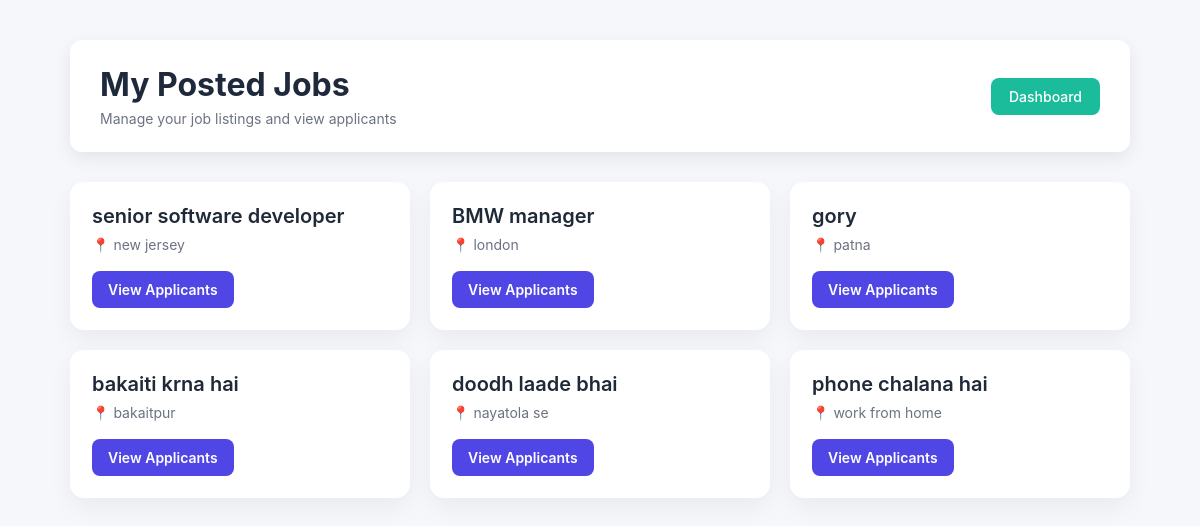
The page /jobs/company/jobs/ (signed in) on the database its author committed.
### jobs/models.py (models this page shows, shortened)
class Job(models.Model):
    JOB_TYPE_CHOICES = [
        ('FULL_TIME', 'Full Time'),
        ('PART_TIME', 'Part Time'),
        ('INTERNSHIP', 'Internship'),
        ('CONTRACT', 'Contract'),
    ]
    REMOTE_TYPE_CHOICES = [
        ('ONSITE', 'On-site'),
        ('REMOTE', 'Remote'),
        ('HYBRID', 'Hybrid'),
    ]
    company = models.ForeignKey(
        CompanyProfile,
        on_delete=models.CASCADE,
        related_name='jobs'
    )
    title = models.CharField(max_length=255)
    location = models.CharField(max_length=150)
    job_type = models.CharField(
        max_length=20,
        null=True,
        blank=True,
        default='FULL-TIME'
    )
    remote_type = models.CharField(
        max_length=50,
        null=True,
        blank=True
    )
    description = models.TextField()
    required_experience = models.CharField(
        max_length=100,
        null=True,
        blank=True,
        help_text="e.g. 0-2 years, 3-5 years"
    )
    skills = models.TextField(
        max_length=255,
        null=True,
        blank=True,
        help_text="Comma separated skills (Python, Django, SQL)"
    )
    qualifications = models.TextField(blank=True)
    responsibilities = models.TextField(blank=True)
    benefits = models.TextField(blank=True)
    salary = models.CharField(max_length=100, blank=True)
    application_deadline = models.DateField(
        null=True,
        blank=True
    )
    is_active = models.BooleanField(default=True)
    created_at = models.DateTimeField(auto_now_add=True)

### jobs/views.py (the view)
# urls.py: path('company/jobs/', company_jobs, name='company_jobs'),
@login_required
def company_jobs(request):
    if request.user.role != request.user.Role.COMPANY:
        raise PermissionDenied
    company = get_object_or_404(CompanyProfile, user=request.user)
    jobs = Job.objects.filter(company=company)
    return render(request, 'jobs/company_jobs.html', {'jobs': jobs})

### notifications/context_processors.py (called while the page is built)
def notification_data(request):
    if request.user.is_authenticated:
        all_notifications = Notification.objects.filter(
            user=request.user
        ).order_by('-created_at')
        unread_count = all_notifications.filter(is_read=False).count()
        notifications = all_notifications[:5]
        return {
            "notifications": notifications,
            "unread_count": unread_count
        }
    return {}

### templates/jobs/company_jobs.html (shortened to what this page needs)
{% load static %}
<!DOCTYPE html>
<html lang="en">
<head>
    <link rel="stylesheet" href="{% static 'jobs/company_jobs.css' %}">
</head>
<body>
<div class="page-wrapper">
    <div class="page-header">
        <div class="header-text">
            <h1>My Posted Jobs</h1>
            <p>Manage your job listings and view applicants</p>
        </div>
        <a href="{% url 'dashboard:company_dashboard' %}" class="dashboard-link">
            Dashboard
        </a>
    </div>
    {% if jobs %}
        <div class="jobs-grid">
            {% for job in jobs %}
                <div class="job-card">
                    <h3 class="job-title">{{ job.title }}</h3>
                    <p class="job-meta">
                        📍 {{ job.location|default:"Location not specified" }}
                    </p>
                    <div class="job-actions">
                        {% if job.id %}
                            <a href="{% url 'applications:job_applicants' job.id %}"
                               class="btn btn-primary">
                                View Applicants
                            </a>
                        {% else %}
                            <span class="error-text">Job ID missing</span>
                        {% endif %}
                    </div>
                </div>
            {% endfor %}
        </div>
    {% endif %}
</div>
</body>
</html>

### static/jobs/company_jobs.css (style rules this page uses)
* { margin: 0; padding: 0; box-sizing: border-box; font-family: "Inter", "Segoe UI", sans-serif; }
body { background: #f5f7fb; color: #1f2937; }
.page-header { display: flex; justify-content: space-between; align-items: center; background: white; padding: 25px 30px; border-radius: 12px; margin-bottom: 25px; box-shadow: 0 6px 18px rgba(0,0,0,0.08); }
.header-text h1 { margin: 0; font-size: 24px; color: #1e293b; }
.header-text p { margin-top: 6px; font-size: 14px; color: #64748b; }
.dashboard-link { padding: 10px 18px; background: #1abc9c; color: white; border-radius: 8px; text-decoration: none; font-size: 14px; font-weight: 500; transition: all 0.25s ease; }
.page-wrapper { max-width: 1100px; margin: 40px auto; padding: 0 20px; }
.page-header { margin-bottom: 30px; }
.page-header h1 { font-size: 32px; font-weight: 700; margin-bottom: 6px; }
.page-header p { color: #6b7280; }
.jobs-grid { display: grid; grid-template-columns: repeat(auto-fill, minmax(280px, 1fr)); gap: 20px; }
.job-card { background: #ffffff; border-radius: 14px; padding: 22px; box-shadow: 0 10px 25px rgba(0, 0, 0, 0.05); transition: transform 0.2s ease, box-shadow 0.2s ease; }
.job-title { font-size: 20px; font-weight: 600; margin-bottom: 8px; }
.job-meta { font-size: 14px; color: #6b7280; margin-bottom: 18px; }
.job-actions { display: flex; gap: 10px; }
.btn { display: inline-block; padding: 10px 16px; border-radius: 8px; font-size: 14px; font-weight: 600; text-decoration: none; transition: background 0.2s ease, transform 0.2s ease; }
.btn-primary { background: #4f46e5; color: #ffffff; }

### rows shown on the page
Job: title "senior software developer", location "new jersey", shows "View Applicants"
Job: title "BMW manager", location "london", shows "View Applicants"
Job: title "gory", location "patna", shows "View Applicants"
Job: title "bakaiti krna hai", location "bakaitpur", shows "View Applicants"
Job: title "doodh laade bhai", location "nayatola se", shows "View Applicants"
Job: title "phone chalana hai", location "work from home", shows "View Applicants"
